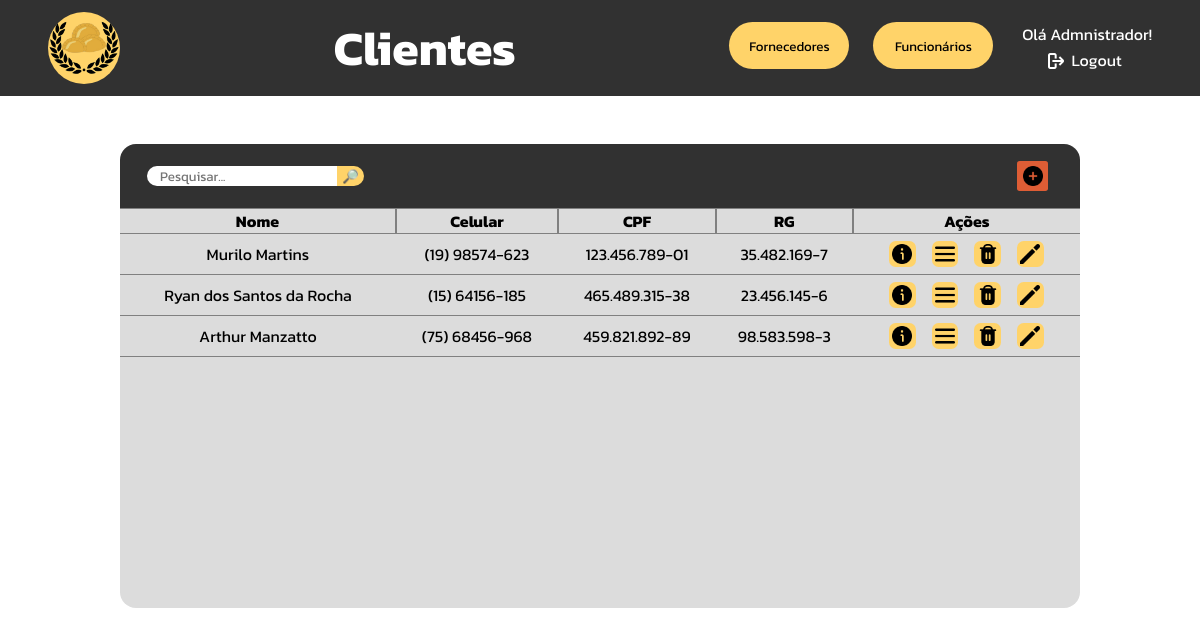
The page /php/tabelaClientes.php (signed in) on the database its author committed.
### tables this page shows
CREATE TABLE `clientes` (
  `cli_id` int(11) NOT NULL,
  `cli_nome` varchar(70) NOT NULL,
  `cli_cel` varchar(14) NOT NULL,
  `cli_email` varchar(100) NOT NULL,
  `cli_endereco` varchar(100) NOT NULL,
  `cli_cpf` varchar(14) NOT NULL,
  `cli_rg` varchar(12) NOT NULL,
  `cli_descricao` varchar(1000) NOT NULL
);

### php/tabelaClientes.php (the view, shortened to what this page needs)
<?php
    function table($search){
        include "utilities/mysql_connect.php";
        $query = mysqli_query($connection, "select cli_nome,cli_cel,cli_cpf,cli_rg, cli_id from clientes where cli_nome like \"%$search%\";");
        while($output = mysqli_fetch_array($query)){
            echo"<tr class='normal-row'>";
            echo"<td>$output[0]</td>";
            echo"<td>$output[1]</td>";
            echo"<td>$output[2]</td>";
            echo"<td>$output[3]</td>";
            echo"<td><div style='display: flex; justify-content: center; gap: 1em;'>";
            echo"<form action='tabelaClientes.php' method='post'><input type='hidden' name='id_info' value='$output[4]'><button name='get_info' type='submit'><img src='../images/icons/info.png'></button></form>";
            echo"<form action='tabelaClientes.php' method='post'><input type='hidden' name='id_pedidos' value='$output[4]'><button name='pedidos' type='submit'><img src='../images/icons/menu.png'></button></form>";
            echo"<form action='tabelaClientes.php' method='post'><input type='hidden' name='id_delete-confirmar' value='$output[4]'><button name='delete' type='submit'><img src='../images/icons/delete.png'></button></form>";
            echo"<form action='tabelaClientes.php' method='post'><input type='hidden' name='id_edit' value='$output[4]'><button name='edit' type='submit'><img src='../images/icons/edit.png'></button></form>";
            echo"</div></td></tr>";
        }
    }
?>
<!DOCTYPE html>
<html lang="pt-br">
<head>
    <link rel="stylesheet" href="../css/tabelaClientes.css">
</head>
<body>
    <div class="navbar">
        <a href="adm_dashboard.php">
        <div class="logo"></div>
        </a>
        <h1>Clientes</h1>
        <div class="menu">
            <a href="tabelaFornecedores.php"><button>Fornecedores</button></a>
            <a href="tabelaFuncionarios.php"><button>Funcionários</button></a>
            <div class="user-area">
                <?php
                    $username = $_SESSION['username'];
                    echo"<p>Olá $username!</p>";
                ?>
                <a href="sessionEnded.php"><div class="logout"><img src="../images/icons/logout.png"><p>Logout</p></div></a>
            </div>
        </div>
    </div>
    <div class="center">
        <div class="table-header">
            <form action="tabelaClientes.php" method="post" id="searchbox">
                <input type="text" placeholder="Pesquisar..." name="search" id="searchbar">
                <input type="submit" value="🔎︎">
            </form>
            <div id="menu">
                <form action="tabelaClientes.php" method="post">
                    <button><img src="../images/icons/plus.png"></button>
                </form>
            </div>
        </div>
        <div class="table-holder">
            <table>
                <tr style="position: sticky; top: 0; background-color: #dcdcdc;">
                    <th style="border-left: none;">Nome</th>
                    <th>Celular</th>
                    <th>CPF</th>
                    <th>RG</th>
                    <th style="border-right: none;">Ações</th>
                </tr>
                <?php
                     if($_SERVER['REQUEST_METHOD'] === 'POST' && isset($_POST['search'])){
                         $search = $_POST['search'];
                         table($search);
                         echo "<script>
                                 document.getElementById('searchbar').value='$search'
                                 document.getElementById('close-search').style.display = 'block'
                             </script>";
                     }else{
                         table("");
                     }
                ?>
            </table>
        </div>
    </div>
</body>
</html>

### css/tabelaClientes.css (style rules this page uses)
* { padding: 0; margin: 0; font-family: "Kanit", Arial, Helvetica, sans-serif; }
body { overflow: hidden; }
.navbar { height: 6em; background-color: #313131; display: flex; justify-content: space-between; align-items: center; padding-left: 3em; padding-right: 3em; }
.navbar h1 { color: white; font-size: 3em; }
.navbar .logo { height: 4.5em; width: 4.5em; border-radius: 3em; background-color: #FFD369; background-image: url('../images/logo.png'); background-size: contain; background-repeat: no-repeat; background-position: center center; }
.navbar .menu { display: flex; gap: 1.5em; }
.navbar .menu button { width: 9em; height: 3.5em; background-color: #FFD369; border: none; border-radius: 2em; cursor: pointer; transition: 200ms; }
.navbar .menu .user-area { display: flex; flex-direction: column; align-items: center; color: white; }
.navbar .menu .user-area p { margin-bottom: .1em; }
.navbar .menu .user-area .logout { display: flex; align-items: center; }
.navbar .menu .user-area a { text-decoration: none; color: white; }
.navbar .menu .user-area p { margin-left: .3em; }
.navbar .menu .user-area .logout img { width: 1em; height: 1em; filter: invert(100%); margin-right: .2em; }
.center { height: calc(100vh - 6em); display: flex; justify-content: start; align-items: center; flex-direction: column; }
.table-header { margin-top: 3em; width: 60em; height: 4em; background-color: #313131; border-radius: 1em 1em 0 0; display: flex; justify-content: space-between; align-items: center; }
.table-header #searchbox { display: flex; align-items: center; justify-content: center; width: fit-content; }
.table-header #searchbox input[type="text"] { margin-left: 2em; padding-left: 1em; padding-right: 1em; border: none; border-radius: 1em 0 0 1em; }
.table-header #searchbox input[type="submit"] { border: none; background-color: #FFD369; width: 2em; border-radius: 0 1em 1em 0; cursor: pointer; }
.table-header #menu { margin-right: 2em; display: flex; justify-content: center; align-items: center; gap: 1em; }
.table-header #menu button { width: 2.3em; height: 2.3em; border: none; border-radius: .2em; cursor: pointer; background-color: #DE5D35; display: flex; align-items: center; justify-content: center; transition: 200ms; }
.table-header #menu button img { width: 1.5em; height: 1.5em; }
.table-holder { width: 60em; height: 25em; background-color: #dcdcdc; border-radius: 0 0 1em 1em; overflow-y: scroll; }
.table-holder table { width: 60em; border-spacing: 0; text-align: center; }
.table-holder table th { border: .1em solid grey; }
.table-holder table td { border-bottom: .1em solid grey; }
.table-holder table button { width: 2em; height: 2em; margin-top: .5em; margin-bottom: .5em; border: none; border-radius: .5em; cursor: pointer; display: flex; align-items: center; justify-content: center; background-color: #FFD369; transition: 200ms; }
.table-holder table button img { width: 1.5em; height: 1.5em; }

### rows shown on the page
clientes: cli_nome "Murilo Martins", cli_cel "(19) 98574-623", cli_cpf "123.456.789-01", cli_rg "35.482.169-7"
clientes: cli_nome "Ryan dos Santos da Rocha", cli_cel "(15) 64156-185", cli_cpf "465.489.315-38", cli_rg "23.456.145-6"
clientes: cli_nome "Arthur Manzatto", cli_cel "(75) 68456-968", cli_cpf "459.821.892-89", cli_rg "98.583.598-3"

### other values the page prints
$username "Admnistrador"
